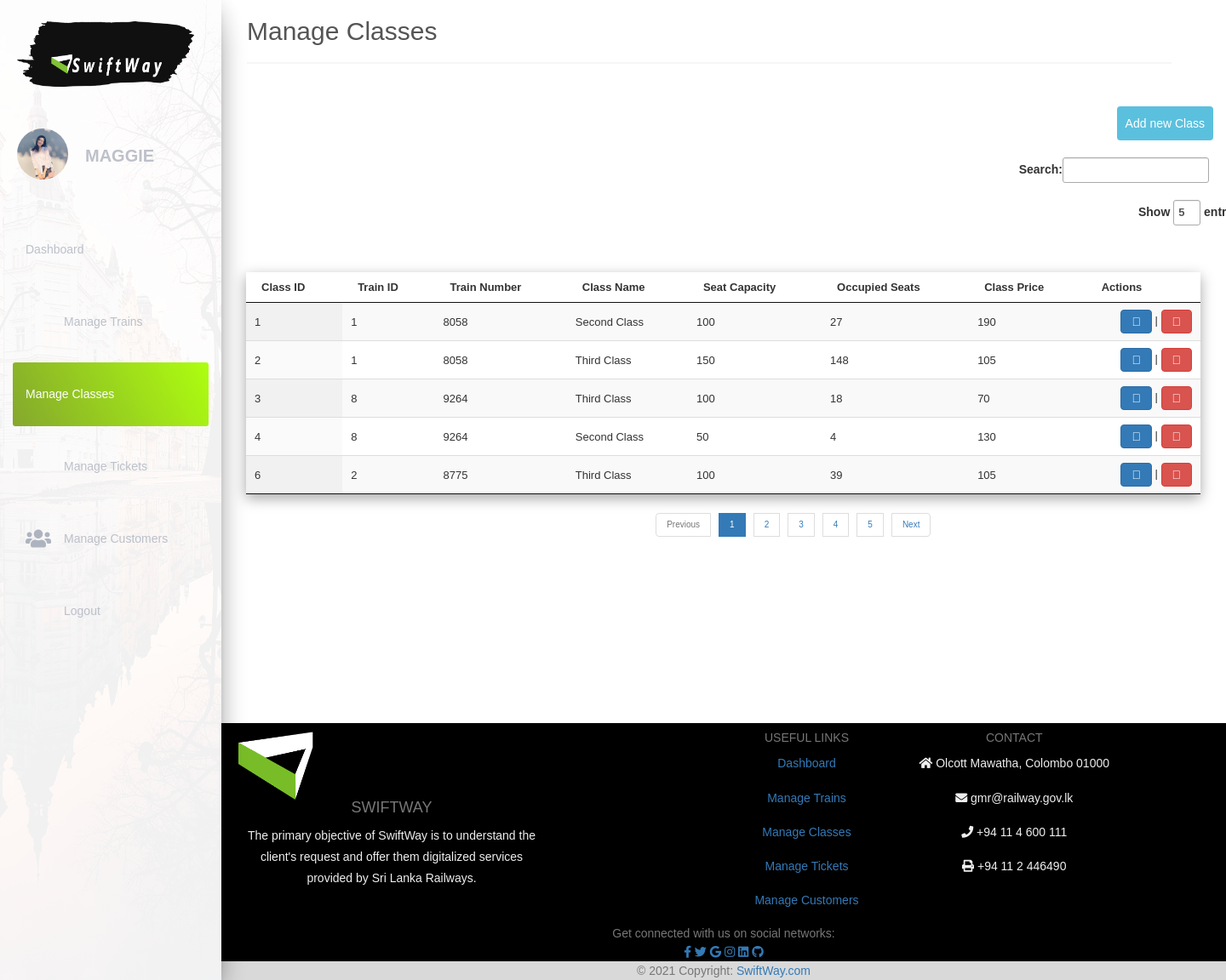
Screenshot of /Admin/admin-manageclasses.php (signed in) with the database file from the repository.
### tables this page shows
CREATE TABLE `trainclass` (
  `cl_id` int(11) NOT NULL,
  `cl_name` varchar(100) NOT NULL,
  `cl_seatcap` int(11) NOT NULL,
  `cl_occupiedseats` int(11) DEFAULT 0,
  `cl_price` int(11) NOT NULL,
  `tr_id` int(11) NOT NULL
);

CREATE TABLE `train` (
  `tr_id` int(11) NOT NULL,
  `tr_number` int(11) NOT NULL,
  `tr_name` varchar(100) NOT NULL,
  `tr_type` varchar(100) DEFAULT NULL,
  `tr_source` varchar(100) NOT NULL,
  `tr_destination` varchar(100) NOT NULL,
  `tr_departuredt` datetime DEFAULT NULL,
  `tr_arrivaldt` datetime DEFAULT NULL,
  `ad_id` int(11) DEFAULT NULL,
  `tr_status` varchar(100) DEFAULT 'Available',
  `tr_postalcode` varchar(255) DEFAULT NULL
);

### Admin/admin-manageclasses.php (the view, shortened to what this page needs)
<?php
include_once("../connect.php");
if(strlen($_SESSION['adminlogin'])==0)
    {
header('location:admin-login.php');
}
else{
?>
<html lang="en">
<head>
<link rel="stylesheet" type="text/css" href="../css/bootstrap.min.css" />
<link rel="stylesheet" href="https://pro.fontawesome.com/releases/v5.10.0/css/all.css"/>
<link id="theme" rel="stylesheet" type="text/css" href="../css/light-theme.css" />
</head>
<body style="background-color: #242424;">
<div class="wrapz">
<?php $page='admanageclasses'; include_once("assets/admin-nav.php"); ?>
    <div class="main-panel">
    <h2 style="margin-left:30px;">Manage Classes <div id="theme-toggle" style="cursor:pointer; position:absolute;left:93%;top:15px"><span class="sunandmoon"></span></div></h2>
      <hr style="width:92%;margin-left:30px;opacity: 0.5;border-width: 2;">
      <div class="form-container" style="margin-top:40px;">
      <input type="submit" name="adnewclass" value="Add new Class" class="btn btn-info" data-toggle="modal" data-target="#addclassmodal" style="padding:10px;border:none;position:relative;float:right;top:10px;right: 15px">
<?php
$res=mysqli_query($conn, "SELECT train.tr_id,tr_number,trainclass.cl_name,cl_seatcap,cl_occupiedseats,cl_id,cl_price FROM train inner join trainclass ON train.tr_id = trainclass.tr_id");
?>
 <table id="myTable" class="display fade-in-element dataTables_wrapper dataTables_filter input" style="margin-top:100px;width:95%;margin-right:30px;font-size:13px;box-shadow: rgba(0, 0, 0, 0.35) 0px 5px 15px;">
<thead style="cursor:pointer">
  <tr>
<th>Class ID</th>
<th>Train ID</th>
<th>Train Number</th>
<th>Class Name</th>
<th>Seat Capacity</th>
<th>Occupied Seats</th>
<th>Class Price</th>
<th>Actions</th>
  </tr>
</thead>
<?php
echo "<tbody>";
    while($row= mysqli_fetch_assoc($res))
			{
   echo "<tr style='text-align:left'>";
   echo "<td>"; echo $row['cl_id'];"</td>";
   echo "<td>"; echo $row['tr_id'];"</td>";
   echo "<td>"; echo $row['tr_number'];"</td>";
   echo "<td>"; echo $row['cl_name'];"</td>";
   echo "<td>"; echo $row['cl_seatcap'];"</td>";
   echo "<td>"; echo (float)$row['cl_occupiedseats'];"</td>";
   echo "<td>"; echo $row['cl_price'];"</td>";
      ?> <td><button type="button" class="btn btn-primary" name="editbtn" data-toggle="modal" data-target="#myModal<?php echo $row['cl_id'];?>"><i class="fal fa-edit"></i></button>
			<?php	echo "| <a href=\"admin-deleteclass.php?cl_id=$row[cl_id]\" onClick=\"return confirm('Are you sure you want to delete?' )\" style='color:white;text-decoration:none'><button type='button' class='btn btn-danger'><i class='fal fa-trash'></i></button></a></td>";
    echo "</tr>";?>
    </div>
    <?php
      }
      ?>
<?php include_once("assets/footer.php"); ?>
</body>
</html>
<?php }?>

### Admin/assets/admin-nav.php (shortened to what this page needs)
<?php include_once("../connect.php");?>
<div class="sidebar" id="mobilesidebar">
      <span style="width:80%;height:7%;margin: 0px 0px 0px 20px;position:relative;top:25px" class="logo1 highlight"></span><a style="text-decoration: none; cursor: default;" class="logo1">
					<img id="single-logo" class="img-responsive" src="../img/trans-nav.png" alt="logo" style="position:absolute;bottom:15px">
				</a>
        <div class="sidebar-background" style="background-image: url(../img/sidebar-2.jpg) "></div>
      <div class="sidebar-wrapper">
      <div style="position:relative;bottom:50px;margin-left:20px">
                                <?php $sql = mysqli_query($conn, "SELECT * FROM admin WHERE ad_username = '$_SESSION[adminlogin]'");
$row= mysqli_fetch_assoc($sql);
if($row['ad_profileimg']==null){
  ?><div><img src="https://i.pinimg.com/474x/65/25/a0/6525a08f1df98a2e3a545fe2ace4be47.jpg" style="height:60px;width:60px;border-radius: 100%;position:relative;top:70px" alt="User-Profile-Image"></div><?php
}else{?>
  <div><img src="uploads/<?=$row['ad_profileimg']?>" style="height:60px;width:60px;border-radius: 100%;position:relative;top:70px" alt="Admin-Profile-Image"></div><?php
}
?><a class="nav-link" href="admin-profile.php" style="text-decoration: none;">
  <p style="font-family:Arial, Helvetica, sans-serif;color:black;z-index:100;font-size:20px;position:relative;left:80px;top:15px;font-weight: bold;color:#a9afbbd1;text-transform:uppercase" >
<?php echo $row['ad_name']; ?></p></a></div>
        <ul class="nav" style="">
          <li class="nav-item <?php if($page=='addashboard'){echo 'active';} ?>">
            <a class="nav-link" href="admin-dashboard.php">
            <p>Dashboard</p>
            </a>
          </li>
          <li class="nav-item <?php if($page=='admanagetrain'){echo 'active';} ?>">
            <a class="nav-link" href="admin-managetrains.php">
            <i class="far fa-train"></i>
              <p>Manage Trains</p>
            </a>
          </li>
          <li class="nav-item <?php if($page=='admanageclasses'){echo 'active';} ?>">
            <a class="nav-link" href="admin-manageclasses.php">
              <p>Manage Classes</p>
            </a>
          </li>
          <li class="nav-item <?php if($page=='admanagetickets'){echo 'active';} ?>">
            <a class="nav-link" href="admin-managetickets.php">
            <i class="far fa-ticket-alt"></i>
              <p>Manage Tickets</p>
            </a>
          </li>
          <li class="nav-item <?php if($page=='admanagecustomers'){echo 'active';} ?>">
            <a class="nav-link" href="admin-managecustomers.php">
            <i class="fas fa-users"></i>
              <p>Manage Customers</p>
            </a>
          </li>
          <li class="nav-item">
            <a class="nav-link" href="admin-logout.php">
            <i class="far fa-sign-out-alt"></i>
              <p>Logout</p>
            </a>
          </li>
        </ul>
      </div>
    </div>

### Admin/assets/footer.php
<footer class="main-panel text-center text-lg-start bg-light text-muted" style="background-color:black;margin-top:50px">
  <section class="">
    <div class="container text-center text-md-start mt-5">
      <div class="row mt-3">
        <div class="col-md-3 col-lg-4 col-xl-3 mx-auto mb-4">
          <h4 class="text-uppercase fw-bold mb-4">
          <img src="../img/footerlogo.png" id="single-logo" style="height:80px" class="img-responsive" >Swiftway
          </h4>
          <p style="color:#eee">
          The primary objective of SwiftWay is to understand the client's request and offer them digitalized services provided by Sri Lanka Railways.
          </p>
        </div>
        <div class="col-md-2 col-lg-2 col-xl-2 mx-auto mb-4">
        </div>
        <div class="col-md-3 col-lg-2 col-xl-2 mx-auto mb-4">
          <h6 class="text-uppercase fw-bold mb-4">
            Useful links
          </h6>
          <p>
            <a href="admin-dashboard.php" class="text-reset">Dashboard</a>
          </p>
          <p>
            <a href="admin-managetrains.php" class="text-reset">Manage Trains</a>
          </p>
          <p>
            <a href="admin-manageclasses.php" class="text-reset">Manage Classes</a>
          </p>
          <p>
            <a href="admin-managetickets.php" class="text-reset">Manage Tickets</a>
          </p>
          <p>
            <a href="admin-managecustomers.php" class="text-reset">Manage Customers</a>
          </p>
        </div>
        <div class="col-md-4 col-lg-3 col-xl-3 mx-auto mb-md-0 mb-4" >
          <h6 class="text-uppercase fw-bold mb-4">
            Contact
          </h6>
          <p style="color:#eee"><i class="fas fa-home me-3"></i> Olcott Mawatha, Colombo 01000</p>
          <p style="color:#eee">
            <i class="fas fa-envelope me-3"></i>
            gmr@railway.gov.lk
          </p>
          <p style="color:#eee"><i class="fas fa-phone me-3"></i> +94 11 4 600 111</p>
          <p style="color:#eee"><i class="fas fa-print me-3"></i> +94 11 2 446490</p>
        </div>
      </div>
    </div>
  </section>
  <section class="d-flex justify-content-center justify-content-lg-between p-4 border-bottom">
    <div class="me-5 d-none d-lg-block">
      <span>Get connected with us on social networks:</span>
    </div>
    <div>
      <a href="" class="me-4 text-reset">
        <i class="fab fa-facebook-f"></i>
      </a>
      <a href="" class="me-4 text-reset">
        <i class="fab fa-twitter"></i>
      </a>
      <a href="" class="me-4 text-reset">
        <i class="fab fa-google"></i>
      </a>
      <a href="" class="me-4 text-reset">
        <i class="fab fa-instagram"></i>
      </a>
      <a href="" class="me-4 text-reset">
        <i class="fab fa-linkedin"></i>
      </a>
      <a href="" class="me-4 text-reset">
        <i class="fab fa-github"></i>
      </a>
    </div>
  </section>
  <div class="text-center p-4" style="background-color:#d9d9d9;">
    © 2021 Copyright:
    <a class="text-reset fw-bold" href="">SwiftWay.com</a>
  </div>
</footer>

### Admin/admin-manageclasses.php (style rules this page uses)
.row:after { content: ""; display: table; clear: both; }
.fade-in-element { animation: fade-in 1s; }

### rows the page displays
trainclass: cl_id "1", tr.tr_id "1", tr.tr_number "8058", cl_name "Second Class", cl_seatcap "100", cl_occupiedseats "27", cl_price "190"
trainclass: cl_id "2", tr.tr_id "1", tr.tr_number "8058", cl_name "Third Class", cl_seatcap "150", cl_occupiedseats "148", cl_price "105"
trainclass: cl_id "3", tr.tr_id "8", tr.tr_number "9264", cl_name "Third Class", cl_seatcap "100", cl_occupiedseats "18", cl_price "70"
trainclass: cl_id "4", tr.tr_id "8", tr.tr_number "9264", cl_name "Second Class", cl_seatcap "50", cl_occupiedseats "4", cl_price "130"
trainclass: cl_id "6", tr.tr_id "2", tr.tr_number "8775", cl_name "Third Class", cl_seatcap "100", cl_occupiedseats "39", cl_price "105"

### other values shown
$row['ad_name'] "MAGGIE"
